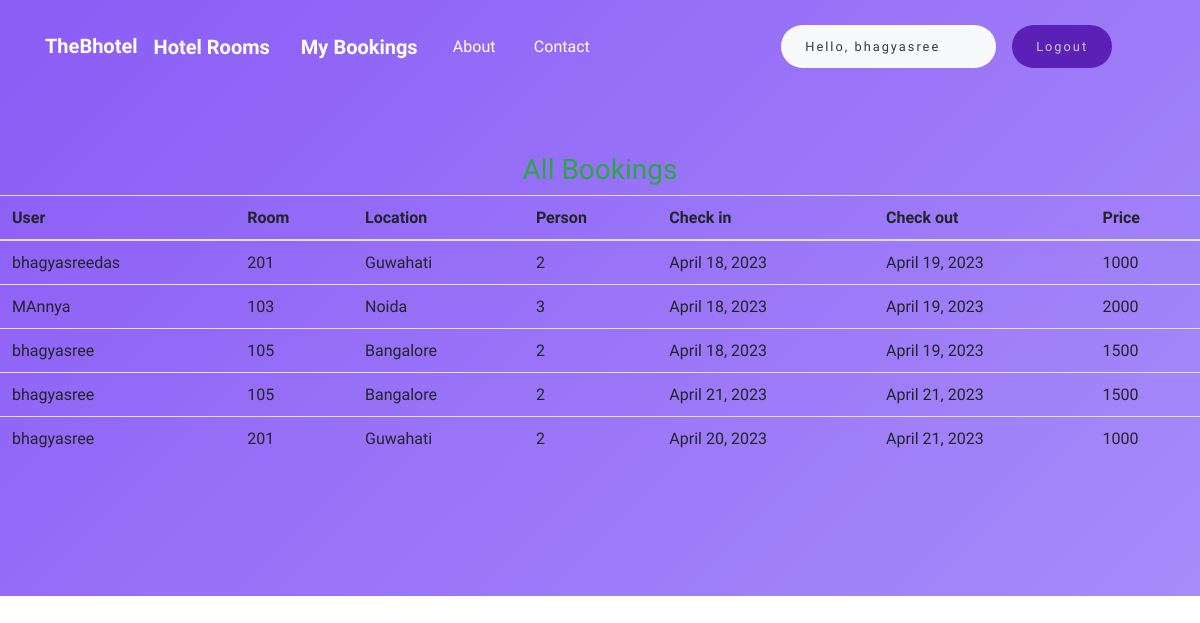
Page /staff/allbookings (signed in) on the committed database.
### store/models.py (models this page shows, shortened)
class Reservation(models.Model):
    check_in = models.DateField(auto_now =False)
    check_out = models.DateField()
    room = models.ForeignKey(Rooms, on_delete = models.CASCADE)
    guest = models.ForeignKey(User, on_delete= models.CASCADE)
    booking_id = models.CharField(max_length=100,default="null")

class Rooms(models.Model):
    ROOM_STATUS = (
    ("1", "available"),
    ("2", "not available"),
    )
    ROOM_TYPE = (
    ("1", "premium"),
    ("2", "deluxe"),
    ("3","basic"),
    )
    room_type = models.CharField(max_length=50,choices = ROOM_TYPE)
    capacity = models.IntegerField()
    price = models.IntegerField()
    size = models.IntegerField()
    hotel = models.ForeignKey(Hotels, on_delete = models.CASCADE)
    status = models.CharField(choices =ROOM_STATUS,max_length = 15)
    roomnumber = models.IntegerField()

class Hotels(models.Model):
    name = models.CharField(max_length=30,default="BHagya")
    owner = models.CharField(max_length=20)
    location = models.CharField(max_length=50)
    state = models.CharField(max_length=50,default="Assam")
    country = models.CharField(max_length=50,default="india")

### store/views.py (the view)
# urls.py: path('staff/allbookings', views.all_bookings,name="allbookigs"),
@login_required(login_url='/staff')
def all_bookings(request):
    bookings = Reservation.objects.all()
    if not bookings:
        messages.warning(request,"No Bookings Found")
    return HttpResponse(render(request,'staff/allbookings.html',{'bookings':bookings}))

### store/templates/staff/allbookings.html (shortened to what this page needs)
{% extends 'basic.html' %}
{% block body %}
<h3 class="text-center  text-success">All Bookings </h3>
<table class="table">
    <thead>
        <th>User</th>
        <th>Room</th>
        <th>Location</th>
        <th>Person</th>
        <th>Check in</th>
        <th>Check out</th>
        <th>Price</th>
    </thead>
    {% for each_booking in bookings %}
    <tr>
        <td>{{each_booking.guest.username}}</td>
        <td>{{each_booking.room.roomnumber}}</td>
        <td>{{each_booking.room.hotel.location}}</td>
        <td>{{each_booking.room.capacity}}</td>
        <td>{{each_booking.check_in}}</td>
        <td>{{each_booking.check_out}}</td>
        <td>{{each_booking.room.price}}</td>
    </tr>
    {% endfor %}
</table>
{% endblock body %}

### store/templates/basic.html (shortened to what this page needs)
{% load static %}
<html lang="en">
<head>
    <link rel="stylesheet" href="https://cdnjs.cloudflare.com/ajax/libs/twitter-bootstrap/4.1.3/css/bootstrap.min.css">
    <link rel="stylesheet" href="https://cdnjs.cloudflare.com/ajax/libs/font-awesome/4.7.0/css/font-awesome.min.css">
    <link rel="stylesheet" type = "text/css" href="{% static 'css/style1.css' %}">
</head>
<body >
    <div>
        <div class="header-blue">
            <nav class="navbar navbar-dark navbar-expand-md navigation-clean-search">
                <div class="container">
                    <a class="navbar-brand" href="/">TheBhotel</a>
                    <div class="collapse navbar-collapse"
                        id="navcol-1">
                        <a class="navbar-brand" href="#">Hotel Rooms</a>
                          </div>
                          <div class="container">
                                <div class="collapse navbar-collapse " id="navbarSupportedContent">
                                    <ul class="navbar-nav mr-auto ">
                                        {% if user.is_staff %}
                                        <li class="nav-item active">
                                            <a class="navbar-brand" href="/staff/panel">Dashboard </a>
                                        </li>
                                        {% elif user.is_staff == False and user.is_authenticated %}
                                        <li class="nav-item active">
                                                <a class="navbar-brand" href="/user/bookings">My Bookings </a>
                                            </li>
                                        {% endif %}
                                        <li class="nav-item active">
                                            <a class="nav-link text-bold" href="/about">About</a>
                                        </li>
                                        <li class="nav-item active">
                                            <a class="nav-link text-bold" href="/contact">Contact </a>
                                        </li>
                                    </ul>
                                    {% if user.is_authenticated %}
                                          <button class="btn btn-group bg-light text-dark" data-toggle="modal" data-target="#forlogin">
                                           Hello, {{request.user}}
                                           <a href="/logout" class="nav-link">
                                        <button class="btn btn-group " data-toggle="modal" data-target="#forlogin">
                                            Logout
                                        </button></a>&nbsp; &nbsp;
                                        </button>
                                    {% endif %}
                                </div>
                            </nav>
    <div class="container hero">
  <div class="row">
      <div class="col-12 col-lg-6 col-xl-5 offset-xl-1">
</div>
</div>
    </div>
    {% block body %}
    {% endblock body %}
</body>
</html>

### store/static/css/style1.css (style rules this page uses)
.header-blue { background:linear-gradient(135deg,#8B5CF6, #A78BFA); background-color:#184e8e; padding-bottom:80px; font-family:'Source Sans Pro', sans-serif; }
@media (min-width:768px) { .header-blue { padding-bottom:120px; } }
.header-blue .navbar { background:transparent; padding-top:.75rem; padding-bottom:.75rem; color:#fff; border-radius:0; box-shadow:none; border:none; }
@media (min-width:768px) { .header-blue .navbar { padding-top:1rem; padding-bottom:1rem; } }
.header-blue .navbar .navbar-brand { font-weight:bold; color:inherit; }
.header-blue .navbar .navbar-collapse { border-top:1px solid rgba(255,255,255,0.3); margin-top:.5rem; }
@media (min-width:768px) { .header-blue .navbar .navbar-collapse { border-color:transparent; margin:0; } }
@media (min-width: 768px) { .header-blue .navbar-nav .nav-link { padding-left:.7rem; padding-right:.7rem; } }
@media (min-width: 992px) { .header-blue .navbar-nav .nav-link { padding-left:1.2rem; padding-right:1.2rem; } }
.header-blue .hero { margin-top:20px; text-align:center; }
@media (min-width:768px) { .header-blue .hero { margin-top:60px; text-align:left; } }
.btn { background-color: #5B21B6; color:#ccc; border: none; padding: 12px 24px; border-radius: 24px; font-size: 12px; font-size: 0.8rem; letter-spacing: 2px; cursor: pointer; }

### store/templates/basic.html (style rules this page uses)
a { text-decoration: none; }

### rows in the picture
Reservation: guest.username "bhagyasreedas", room.roomnumber "201", room.hotel.location "Guwahati", room.capacity "2", check_in "April 18, 2023", check_out "April 19, 2023", room.price "1000"
Reservation: guest.username "MAnnya", room.roomnumber "103", room.hotel.location "Noida", room.capacity "3", check_in "April 18, 2023", check_out "April 19, 2023", room.price "2000"
Reservation: guest.username "bhagyasree", room.roomnumber "105", room.hotel.location "Bangalore", room.capacity "2", check_in "April 18, 2023", check_out "April 19, 2023", room.price "1500"
Reservation: guest.username "bhagyasree", room.roomnumber "105", room.hotel.location "Bangalore", room.capacity "2", check_in "April 21, 2023", check_out "April 21, 2023", room.price "1500"
Reservation: guest.username "bhagyasree", room.roomnumber "201", room.hotel.location "Guwahati", room.capacity "2", check_in "April 20, 2023", check_out "April 21, 2023", room.price "1000"

### other values in the picture
{{ request.user }} "bhagyasree"
